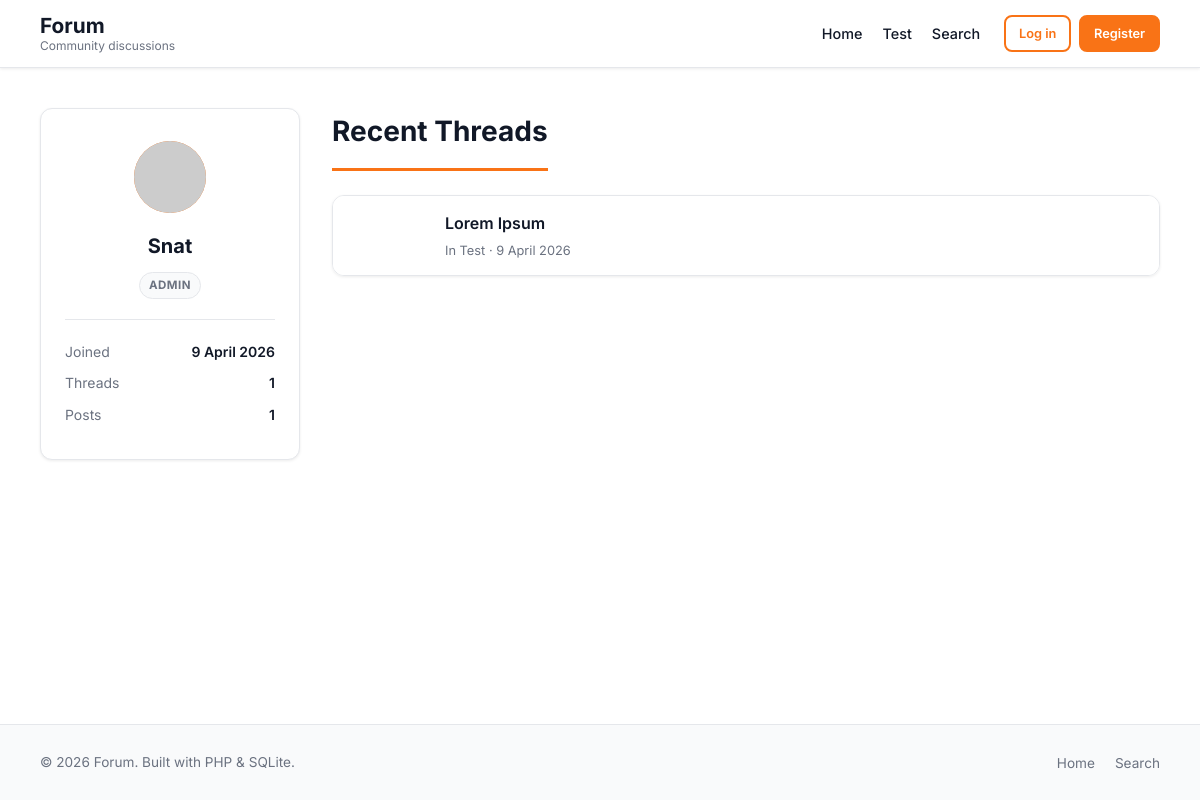
The page /profile.php?id=1 on the database its author committed.
### tables this page shows
CREATE TABLE categories (
            id            INTEGER PRIMARY KEY AUTOINCREMENT,
            name          TEXT    NOT NULL UNIQUE,
            slug          TEXT    NOT NULL UNIQUE,
            description   TEXT    NOT NULL DEFAULT '',
            display_order INTEGER NOT NULL DEFAULT 0,
            created_at    TEXT    NOT NULL DEFAULT (datetime('now'))
        );

CREATE TABLE users (
            id            INTEGER PRIMARY KEY AUTOINCREMENT,
            username      TEXT    NOT NULL UNIQUE,
            email         TEXT    NOT NULL UNIQUE,
            password_hash TEXT    NOT NULL,
            role_id       INTEGER NOT NULL DEFAULT 2
                              REFERENCES roles(id),
            bio           TEXT    NOT NULL DEFAULT '',
            created_at    TEXT    NOT NULL DEFAULT (datetime('now'))
        );

CREATE TABLE roles (
            id   INTEGER PRIMARY KEY AUTOINCREMENT,
            name TEXT    NOT NULL UNIQUE
        );

CREATE TABLE threads (
            id          INTEGER PRIMARY KEY AUTOINCREMENT,
            title       TEXT    NOT NULL,
            slug        TEXT    NOT NULL UNIQUE,
            category_id INTEGER NOT NULL REFERENCES categories(id) ON DELETE CASCADE,
            user_id     INTEGER NOT NULL REFERENCES users(id)      ON DELETE CASCADE,
            is_sticky   INTEGER NOT NULL DEFAULT 0,
            is_locked   INTEGER NOT NULL DEFAULT 0,
            view_count  INTEGER NOT NULL DEFAULT 0,
            created_at  TEXT    NOT NULL DEFAULT (datetime('now')),
            updated_at  TEXT    NOT NULL DEFAULT (datetime('now'))
        );

### functions.php (called while the page is built, shortened)
<?php
require_once __DIR__ . '/config.php';
function e(string $string): string
{
    return htmlspecialchars($string, ENT_QUOTES | ENT_SUBSTITUTE, 'UTF-8');
}
function formatDate(string $dateString, string $format = 'j F Y'): string
{
    $dt = new DateTime($dateString, new DateTimeZone('UTC'));
    return $dt->format($format);
}
function gravatar_url(?string $email, int $size = 80, string $default = 'identicon', string $rating = 'g'): string
{
    $hash = md5(strtolower(trim((string) $email)));
    return 'https://www.gravatar.com/avatar/' . $hash
         . '?s=' . (int) $size
         . '&d=' . rawurlencode($default)
         . '&r=' . rawurlencode($rating);
}
function currentUser(): ?array
{
    if (empty($_SESSION['user_id'])) {
        return null;
    }
    static $user = null;
    return $user;
}
function getCategories(): array
{
    return getDB()->query(
        "SELECT c.*,
                COUNT(DISTINCT t.id) AS thread_count,
                COUNT(DISTINCT p.id) AS post_count,
                MAX(p.created_at)    AS last_post_at,
                (SELECT t2.title
                 FROM threads t2
                 JOIN posts p2 ON p2.thread_id = t2.id AND p2.is_deleted = 0
                 WHERE t2.category_id = c.id
                 ORDER BY p2.created_at DESC LIMIT 1) AS last_thread_title,
                (SELECT t2.slug
                 FROM threads t2
                 JOIN posts p2 ON p2.thread_id = t2.id AND p2.is_deleted = 0
                 WHERE t2.category_id = c.id
                 ORDER BY p2.created_at DESC LIMIT 1) AS last_thread_slug,
                (SELECT u2.username
                 FROM users u2
                 JOIN posts p2 ON p2.user_id = u2.id AND p2.is_deleted = 0
                 JOIN threads t2 ON t2.id = p2.thread_id
                 WHERE t2.category_id = c.id
                 ORDER BY p2.created_at DESC LIMIT 1) AS last_poster
         FROM categories c
         LEFT JOIN threads t ON t.category_id = c.id
         LEFT JOIN posts   p ON p.thread_id   = t.id AND p.is_deleted = 0
         GROUP BY c.id
         ORDER BY c.display_order ASC, c.name ASC"
    )->fetchAll();
}
function getUserPostCount(int $userId): int
{
    $stmt = getDB()->prepare(
        "SELECT COUNT(*) FROM posts WHERE user_id = :uid AND is_deleted = 0"
    );
    $stmt->execute([':uid' => $userId]);
    return (int) $stmt->fetchColumn();
}
function getUserThreadCount(int $userId): int
{
    $stmt = getDB()->prepare("SELECT COUNT(*) FROM threads WHERE user_id = :uid");
    $stmt->execute([':uid' => $userId]);
    return (int) $stmt->fetchColumn();
}
function getUserById(int $id): ?array
{
    $stmt = getDB()->prepare(
        "SELECT u.id, u.username, u.email, u.bio, u.created_at, r.name AS role
         FROM users u
         JOIN roles r ON r.id = u.role_id
         WHERE u.id = :id"
    );
    $stmt->execute([':id' => $id]);
    return $stmt->fetch() ?: null;
}

### config.php (called while the page is built, shortened)
<?php
function getDB(): PDO
{
    static $pdo = null;
    if ($pdo === null) {
        try {
            $pdo = new PDO('sqlite:' . DB_FILE, null, null, [
                PDO::ATTR_ERRMODE            => PDO::ERRMODE_EXCEPTION,
                PDO::ATTR_DEFAULT_FETCH_MODE => PDO::FETCH_ASSOC,
                PDO::ATTR_EMULATE_PREPARES   => false,
            ]);
            $pdo->exec('PRAGMA journal_mode=WAL');
            $pdo->exec('PRAGMA foreign_keys=ON');
        } catch (PDOException $e) {
            http_response_code(500);
            exit('Database connection failed.');
        }
        require_once ROOT_PATH . '/db/schema.php';
    }
    return $pdo;
}

### db/schema.php (called while the page is built, shortened)
<?php
function initSchema(PDO $pdo): void
{
    $roleCount = (int) $pdo->query("SELECT COUNT(*) FROM roles")->fetchColumn();
}
initSchema(getDB());

### profile.php (the view, shortened to what this page needs)
<?php
require_once __DIR__ . '/functions.php';
$userId = (int) ($_GET['id'] ?? 0);
$profileUser = getUserById($userId);
$stmt = getDB()->prepare(
    "SELECT t.id, t.title, t.created_at, c.name AS category_name, c.slug AS category_slug
     FROM threads t
     JOIN categories c ON c.id = t.category_id
     WHERE t.user_id = :uid
     ORDER BY t.created_at DESC
     LIMIT 10"
);
$stmt->execute([':uid' => $userId]);
$recentThreads = $stmt->fetchAll();
$postCount   = getUserPostCount($userId);
$threadCount = getUserThreadCount($userId);
require_once __DIR__ . '/templates/header.php';
?>
<div class="profile-layout">
    <aside class="profile-sidebar">
        <div class="profile-card">
            <div class="profile-card__avatar" aria-hidden="true">
                <img src="<?= e(gravatar_url($profileUser['email'] ?? '', 72)) ?>"
                     alt="<?= e($profileUser['username']) ?>'s avatar" width="72" height="72">
            </div>
            <h1 class="profile-card__username"><?= e($profileUser['username']) ?></h1>
            <span class="badge badge--role"><?= e($profileUser['role']) ?></span>
            <dl class="profile-card__stats">
                <div class="profile-card__stat">
                    <dt>Joined</dt>
                    <dd><?= e(formatDate($profileUser['created_at'])) ?></dd>
                </div>
                <div class="profile-card__stat">
                    <dt>Threads</dt>
                    <dd><?= number_format($threadCount) ?></dd>
                </div>
                <div class="profile-card__stat">
                    <dt>Posts</dt>
                    <dd><?= number_format($postCount) ?></dd>
                </div>
            </dl>
        </div>
    </aside>
    <div class="profile-main">
        <h2 class="page-heading">Recent Threads</h2>
        <?php if (empty($recentThreads)): ?>
            <div class="empty-state"><p>This user has not started any threads yet.</p></div>
        <?php else: ?>
            <div class="thread-list">
                <?php foreach ($recentThreads as $thread): ?>
                    <article class="thread-row">
                        <div class="thread-row__main">
                            <h3 class="thread-row__title">
                                <a href="<?= SITE_URL ?>/thread.php?id=<?= (int) $thread['id'] ?>">
                                    <?= e($thread['title']) ?>
                                </a>
                            </h3>
                            <div class="thread-row__meta">
                                In
                                <a href="<?= SITE_URL ?>/category.php?slug=<?= e($thread['category_slug']) ?>">
                                    <?= e($thread['category_name']) ?>
                                </a>
                                &middot; <?= e(formatDate($thread['created_at'])) ?>
                            </div>
                        </div>
                    </article>
                <?php endforeach; ?>
            </div>
        <?php endif; ?>
    </div>
</div>
<?php require_once __DIR__ . '/templates/footer.php'; ?>

### templates/header.php (shortened to what this page needs)
<?php
$navCategories = getCategories();
$currentUser   = currentUser();
?>
<!DOCTYPE html>
<html lang="en">
<head>
    <link rel="stylesheet" href="<?= SITE_URL ?>/assets/css/style.css">
</head>
<body>
<header class="site-header">
    <div class="container header-inner">
        <a href="<?= SITE_URL ?>" class="site-logo">
            <span class="logo-main"><?= e(FORUM_NAME) ?></span>
            <span class="logo-tagline"><?= e(FORUM_TAGLINE) ?></span>
        </a>
        <nav class="primary-nav" aria-label="Primary navigation">
            <ul>
                <li><a href="<?= SITE_URL ?>">Home</a></li>
                <?php foreach ($navCategories as $navCat): ?>
                    <li>
                        <a href="<?= SITE_URL ?>/category.php?slug=<?= e($navCat['slug']) ?>">
                            <?= e($navCat['name']) ?>
                        </a>
                    </li>
                <?php endforeach; ?>
                <li><a href="<?= SITE_URL ?>/search.php">Search</a></li>
            </ul>
        </nav>
        <div class="header-auth">
            <?php if ($currentUser): ?>
                <div class="user-menu">
                    <a href="<?= SITE_URL ?>/profile.php?id=<?= (int) $currentUser['id'] ?>"
                       class="user-menu__name"><?= e($currentUser['username']) ?></a>
                    <?php if (isAdmin()): ?>
                        <a href="<?= SITE_URL ?>/admin/" class="btn btn--outline btn--sm">Admin</a>
                    <?php endif; ?>
                    <a href="<?= SITE_URL ?>/logout.php" class="btn btn--sm btn--ghost">Log out</a>
                </div>
            <?php else: ?>
                <a href="<?= SITE_URL ?>/login.php" class="btn btn--outline btn--sm">Log in</a>
                <a href="<?= SITE_URL ?>/register.php" class="btn btn--primary btn--sm">Register</a>
            <?php endif; ?>
        </div>
    </div>
</header>
<main class="site-main">
    <div class="container">

### rows shown on the page
categories: name "Test"
users: username "Snat", role.name "ADMIN", created_at "9 April 2026"
threads: title "Lorem Ipsum", category.name "Test", created_at "9 April 2026"

### other values the page prints
FORUM_NAME "Forum"
FORUM_TAGLINE "Community discussions"
$threadCount "1"
$postCount "1"
